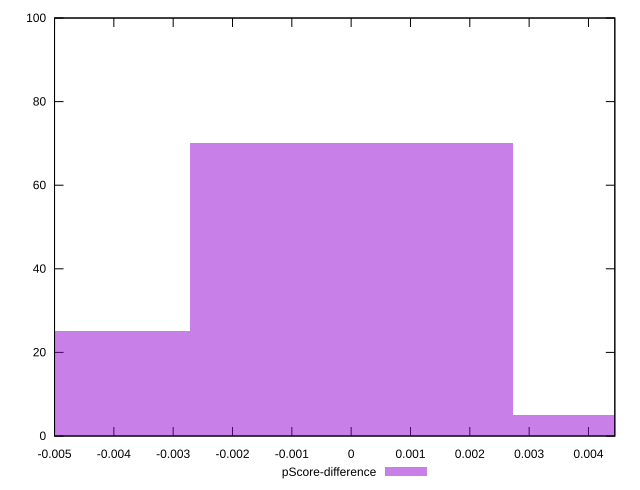

This figure's gnuplot source:
reset

$pScoreDifference <<EOF
0 70
-0.005440245383537448 25
0.005440245383537448 5
EOF

set key outside below
set boxwidth 0.005440245383537448
set xrange [-0.0050000000000000044:0.004444444444444473]
set yrange [0:100]
set trange [0:100]
set style fill transparent solid 0.5 noborder
set terminal svg size 640, 490 enhanced background rgb 'white'
set output "report_00013_2021-02-09T12-04-24.940Z/unminified-javascript/samples/pages/pScore-difference/histogram.svg"

plot $pScoreDifference title "pScore-difference" with boxes

reset
